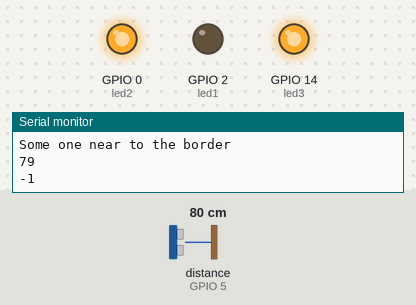
Bench run of a sketch on a simulated ESP8266 (NodeMCU). Shown: output pins drawn as LEDs (lit = HIGH), the last lines printed to the serial monitor. Wiring (inferred from the names in the program): ultrasonic range finder: trigger GPIO 4; echo GPIO 5. The inputs (shaded band) are chosen by the test bench; at power-on: distance to the obstacle (sensor on GPIO 5) 80 cm. The echo pulse lasts 58.3 µs per cm; WiFi joins after 1.5 s; servers stay silent unless stated; pins used as bus, display or sensor lines are not drawn.

Above: at 2.9 s.
3.0 s: distance to the obstacle (sensor on GPIO 5) set to 55 cm
6.3 s: distance to the obstacle (sensor on GPIO 5) set to 48 cm
At 7.1 s:
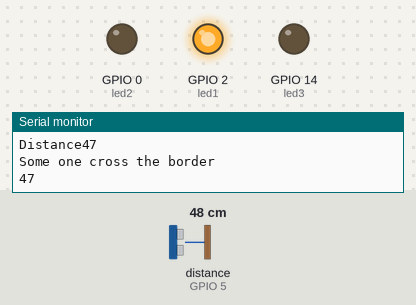
9.6 s: distance to the obstacle (sensor on GPIO 5) set to 60 cm
At 12.4 s:
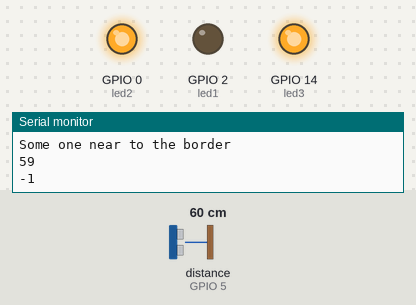
13.3 s: distance to the obstacle (sensor on GPIO 5) set to 2 cm
At 15.5 s:
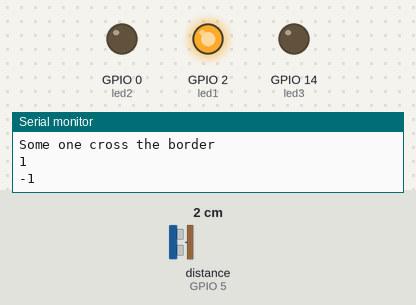
Timing chart, 0 to 17.0 s (numbered marks = the images above; inputs shaded):
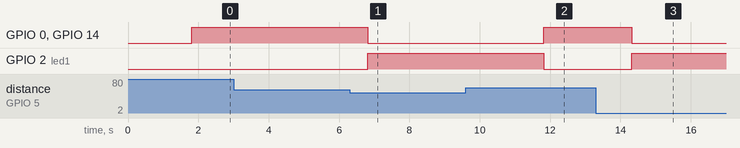

The sketch:

ultrahtml.ino
```cpp
#include <ESP8266WiFi.h>
#include <WiFiClient.h>
#include <ESP8266WiFiMulti.h>
#include <ESP8266WebServer.h>
#include <ESP8266HTTPClient.h>

WiFiClient wificlient;
ESP8266WiFiMulti wifiMulti;

#define trig 4
#define echo 5
#define led1 2
#define led2 0
#define led3 14
long duration;
int distance;

HTTPClient http;    //Declare object of class HTTPClient

String  Link1, Link2, c, payload1, payload2, getData, getData2;
int httpCode1, httpCode2,a=11;
int t1,h1;


void setup() {
  pinMode(trig,OUTPUT);
  pinMode(echo,INPUT);
  pinMode(led1,OUTPUT);
  pinMode(led2,OUTPUT);
  pinMode(led3,OUTPUT);


  Serial.begin(9600);

  WiFi.mode(WIFI_STA);        //This line hides the viewing of ESP as wifi hotspot
  //wifiMulti.addAP("Kiran89192", "8892@Kiran");
  //wifiMulti.addAP("kmrkrmd", "kmrkkmrk");
  //wifiMulti.addAP("oneplus", "r12345678");
  //wifiMulti.addAP("Redmi 9A", "12345678");
  //wifiMulti.addAP("EnthuTech_New", "3T5_20z1_1234");
    wifiMulti.addAP("Teju", "12345678");


  Serial.print("Connecting");  // Wait for connection
  while (wifiMulti.run() != WL_CONNECTED) {
    delay(500);
    Serial.print(".");
  }

  //If connection successful show IP address in serial monitor
  Serial.println("");
  Serial.print("Connected to ");
  Serial.println(WiFi.SSID());
  Serial.print("IP address: ");
  Serial.println(WiFi.localIP());


  delay(200);
}


void loop()
{
 delay(100);
 digitalWrite(trig,LOW);
 delayMicroseconds(10);
 digitalWrite(trig,HIGH);
 delayMicroseconds(2);
 digitalWrite(trig,LOW);
 duration=pulseIn(echo,HIGH);
 distance=duration*0.034/2;
 Serial.print("Distance");
 Serial.println(distance);
 if(distance<50)
 {
  Serial.println("Some one cross the border");
  digitalWrite(led1,HIGH);
  digitalWrite(led2,LOW);
  digitalWrite(led3,LOW);
 }
 if(distance>50&& distance<150)
 {
  Serial.println("Some one near to the border");
  digitalWrite(led1,LOW);
  digitalWrite(led2,HIGH);
  digitalWrite(led3,HIGH);
 }
 delay(200);
  getData= String(distance);//+ "/" +String(h1);
  Serial.println(getData);
  Link2 =" http://192.168.184.158:5000/add/"+getData; //http://192.168.43.48:5000
  http.begin(wificlient,Link2);
  httpCode1 = http.GET();
  payload1 = http.getString();
  Serial.println(httpCode1);
  Serial.println(payload1);
  delay(2000);


}
```

Measured:
- the behaviour switches between 51 and 50 cm on distance to the obstacle (sensor on GPIO 5) (found by bisection; images 0 and 1)
- after the input at 6.3 s, GPIO 0 (led2), GPIO 14 (led3): HIGH → LOW after 0.52 s; GPIO 2 (led1): LOW → HIGH after 0.52 s
- after the input at 9.6 s, GPIO 0 (led2), GPIO 14 (led3): LOW → HIGH after 2.2 s; GPIO 2 (led1): HIGH → LOW after 2.2 s
- after the input at 13.3 s, GPIO 0 (led2), GPIO 14 (led3): HIGH → LOW after 1.0 s; GPIO 2 (led1): LOW → HIGH after 1.0 s
